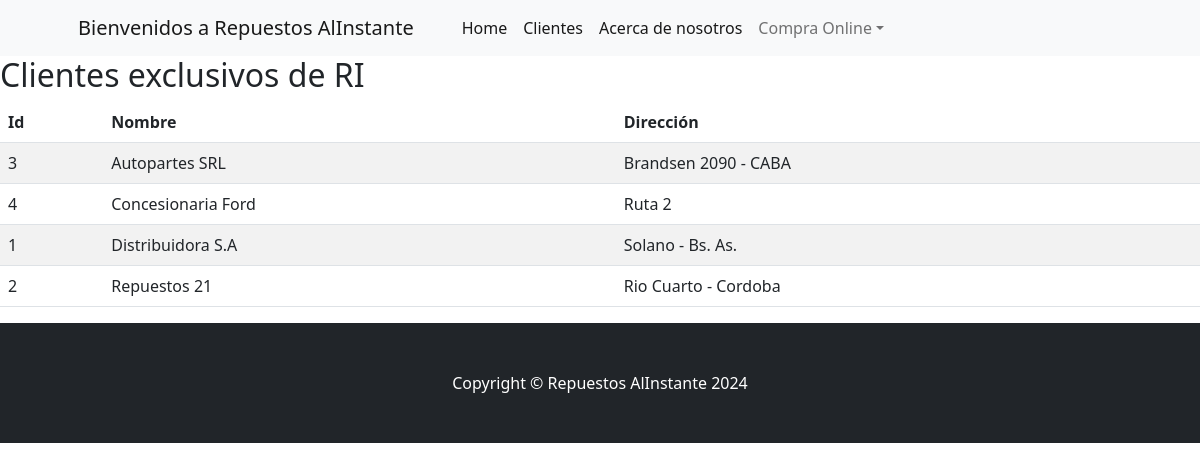
Page /clientes/ on the earlier database version.
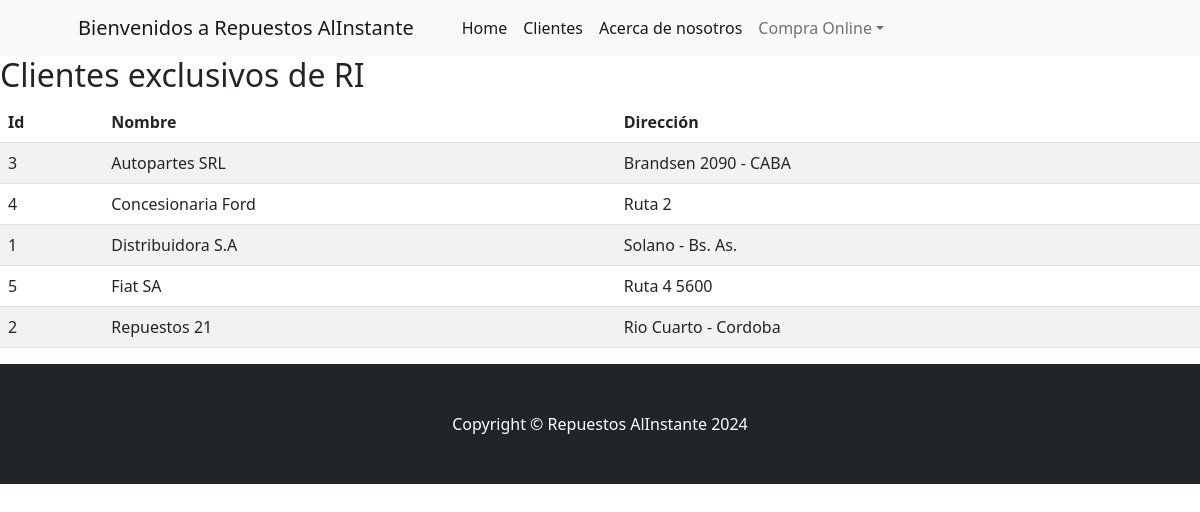
Same page on the later database version.
### repuestosalinstante/models.py (models this page shows, shortened)
class Cliente(models.Model):
    nombre = models.CharField(max_length=50)
    direccion = models.CharField(max_length=100)
    telefono = models.CharField(max_length=15)
    class Meta:
        ordering = ["nombre"]

### repuestosalinstante/views.py (the view)
# urls.py: path('clientes/', clientes, name='clientes'),
def clientes(request):
    contexto ={'clientes': Cliente.objects.all()}
    return render(request, 'repuestosalinstante/clientes.html', contexto)

### repuestosalinstante/templates/repuestosalinstante/clientes.html (shortened to what this page needs)
{% extends 'repuestosalinstante/index.html' %}
{% block icontenido %}
<h2> Clientes exclusivos de RI </h2>
<table class="table table-striped">
    <thead>
        <tr>
            <th>Id</th>
            <th>Nombre</th>
            <th>Dirección</th>
        </tr>
    </thead>
    <tbody>
    {% for c in clientes  %}
        <tr>
            <td>{{ c.id }}</td>
            <td>{{ c.nombre }}</td>
            <td>{{ c.direccion }}</td>
        </tr>
    {% endfor %}
    </tbody>
</table>
{% endblock icontenido %}

### repuestosalinstante/templates/repuestosalinstante/index.html (shortened to what this page needs)
<!DOCTYPE html>
<html lang="en">
    <head>
        {% load static %}
        <link href="https://cdn.jsdelivr.net/npm/bootstrap-icons@1.5.0/font/bootstrap-icons.css" rel="stylesheet" />
        <link href="{% static  'css/styles.css' %}"rel="stylesheet" />
    </head>
    <body>
        <nav class="navbar navbar-expand-lg navbar-light bg-light">
            <div class="container px-4 px-lg-5">
                <a class="navbar-brand" href="#!">Bienvenidos a Repuestos AlInstante</a>
                <div class="collapse navbar-collapse" id="navbarSupportedContent">
                    <ul class="navbar-nav me-auto mb-2 mb-lg-0 ms-lg-4">
                        <li class="nav-item"><a class="nav-link active" aria-current="page" href="{% url 'home' %}">Home</a></li>
                        <li class="nav-item"><a class="nav-link active" aria-current="page" href="{% url 'clientes' %}">Clientes</a></li>
                        <li class="nav-item"><a class="nav-link active" aria-current="page" href="{% url 'acerca_de' %}">Acerca de nosotros</a></li>
                        <li class="nav-item dropdown">
                            <a class="nav-link dropdown-toggle" id="navbarDropdown" href="#" role="button" data-bs-toggle="dropdown" aria-expanded="false">Compra Online</a>
                        </li>
            </div>
        </nav>
            {% block icontenido %}
            {% endblock icontenido %}
        <footer class="py-5 bg-dark">
            <div class="container"><p class="m-0 text-center text-white">Copyright &copy; Repuestos AlInstante 2024</p></div>
        </footer>
    </body>
</html>

Differences in the rows shown:
added Cliente: id "5", nombre "Fiat SA", direccion "Ruta 4 5600"
